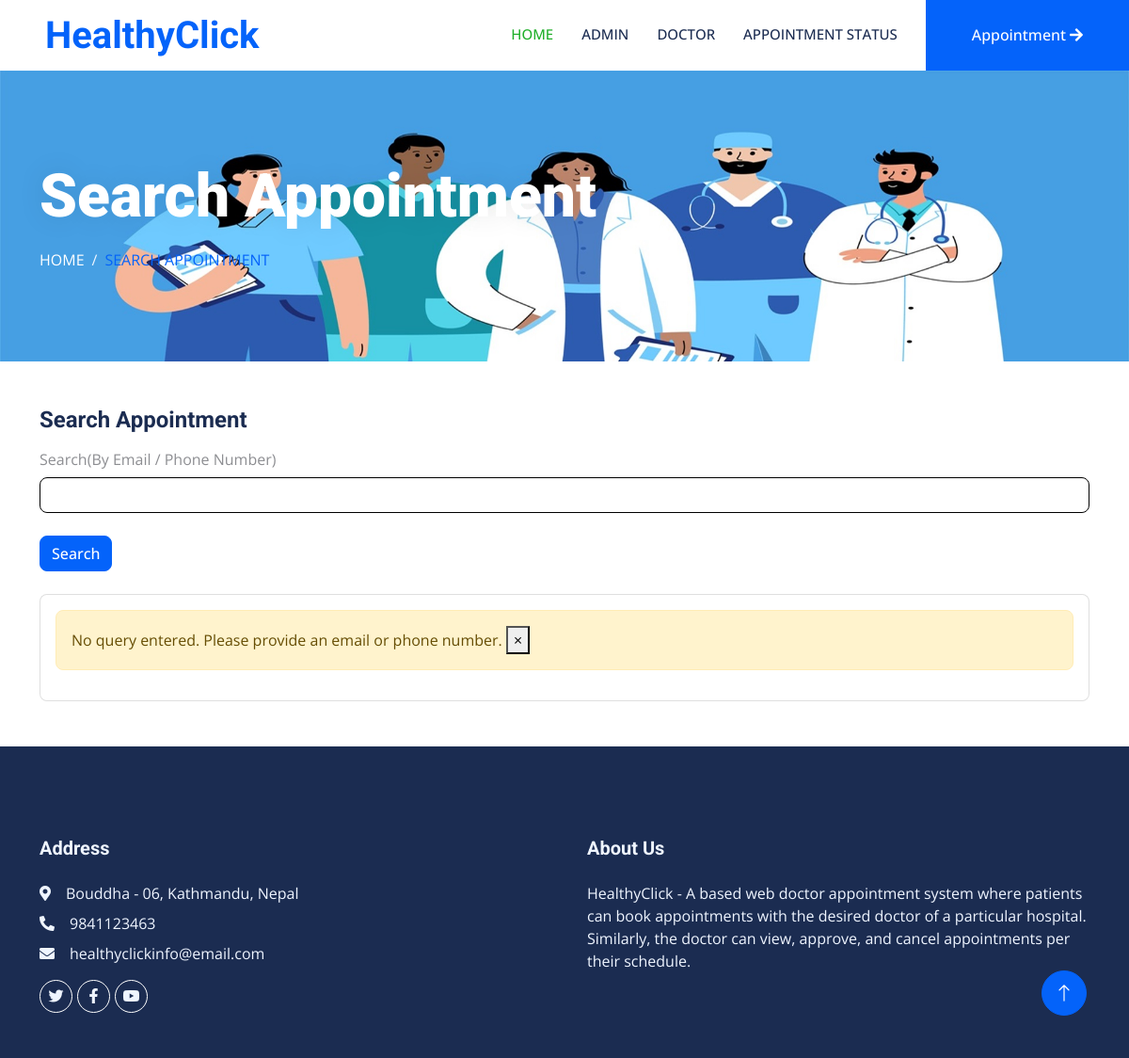
/User_SearchAppointment, run on an earlier commit of the app's database.
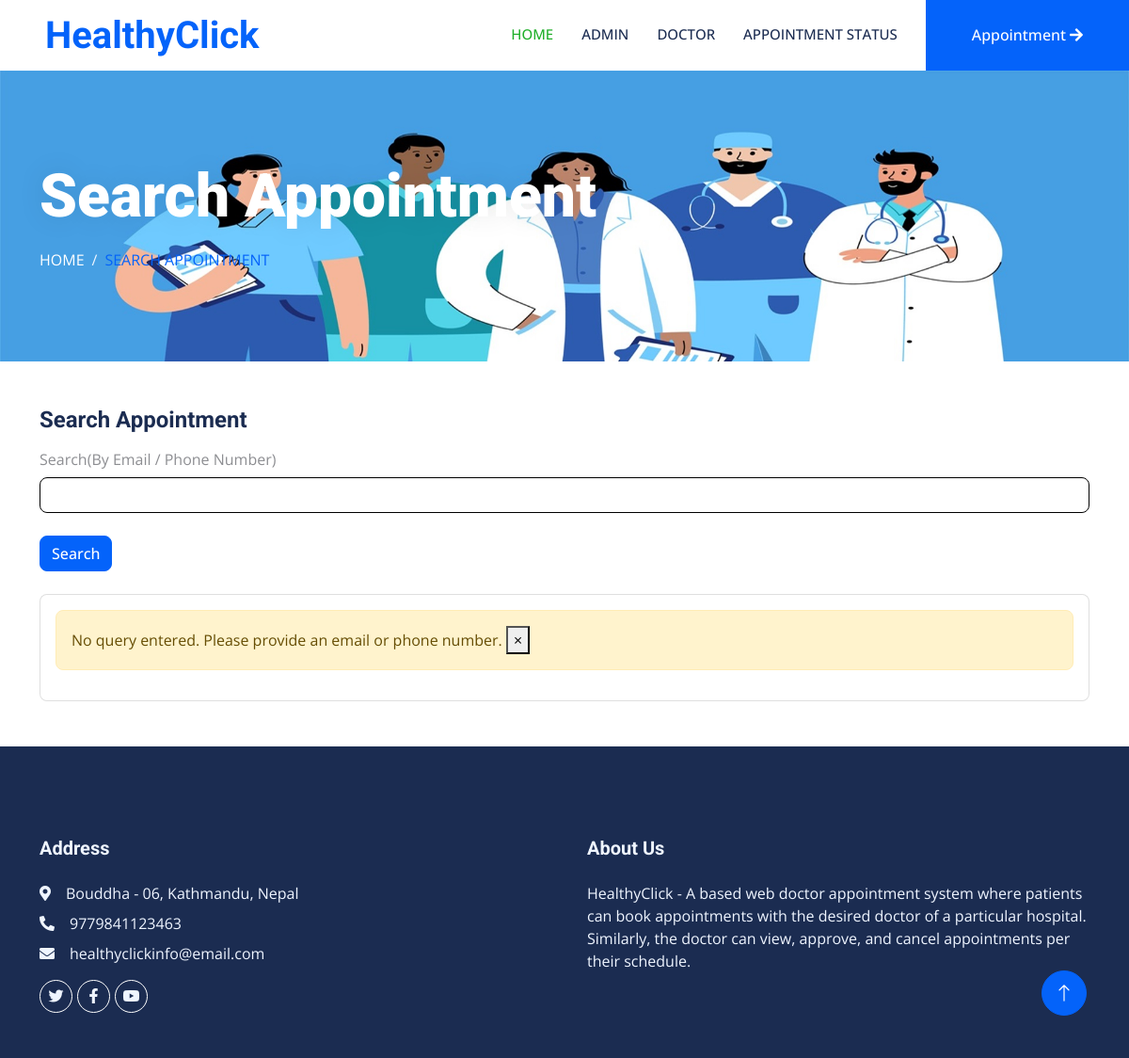
And on a later commit of the database.
### dasapp/models.py (models this page shows, shortened)
class Page(models.Model):
    pagetitle = models.CharField(max_length=250)
    address = models.CharField(max_length=250)
    aboutus = models.TextField()
    email = models.EmailField(max_length=200)
    mobilenumber = models.IntegerField(default=0)
    created_at = models.DateTimeField(auto_now_add=True)
    updated_at = models.DateTimeField(auto_now=True)

### docappsystem/userviews.py (the view)
def User_Search_Appointments(request):
    page = Page.objects.all()
    if request.method == "GET":
        query = request.GET.get('query', '')
        if query:
            email_pattern = r'^[\w\.-]+@[\w\.-]+\.\w+$'  # Regex for validating an email
            phone_pattern = r'^\d{10}$'  # Regex for exactly 10 digits
            if re.match(email_pattern, query):  # If it's a valid email
                patient = Appointment.objects.filter(email=query)
                messages.info(request, "Search results for email: " + query)
            elif re.match(phone_pattern, query):  # If it's a valid 10-digit phone number
                patient = Appointment.objects.filter(mobilenumber=query)
                messages.info(request, "Search results for phone number: " + query)
            else:
                patient = None
                messages.error(request, "Please enter a valid email or 10-digit phone number.")
            context = {'patient': patient, 'query': query, 'page': page}
            return render(request, 'search-appointment.html', context)
        else:
            messages.error(request, "No query entered. Please provide an email or phone number.")
            context = {'page': page}
            return render(request, 'search-appointment.html', context)
    context = {'page': page}
    return render(request, 'search-appointment.html', context)

### templates/search-appointment.html (shortened to what this page needs)
{% extends 'userbase.html' %}
{% load static %}
{% block content %}
<div class="container-fluid page-header py-5 mb-5 wow fadeIn" data-wow-delay="0.1s">
    <div class="container py-5">
        <h1 class="display-3 text-white mb-3 animated slideInDown">Search Appointment</h1>
        <nav aria-label="breadcrumb animated slideInDown">
            <ol class="breadcrumb text-uppercase mb-0">
                <li class="breadcrumb-item"><a class="text-white" href="{% url 'index' %}">Home</a></li>
                <li class="breadcrumb-item text-primary active" aria-current="page">Search Appointment</li>
            </ol>
        </nav>
    </div>
</div>
<div class="container-xxl py-12">
    <div class="container">
        <div class="row">
            <div class="col-sm-12">
                <div class="card-block">
                    <h4 class="sub-title">Search Appointment </h4>
                    <form  method="GET">
                        <div class="form-group row">
                            <label class="col-sm-12 col-form-label">Search(By Email / Phone Number)</label>
                            <br>
                            <div class="col-sm-12">
                                <input type="text" id="query" name="query" class="form-control" style="border: solid #000 1px;" required="">
                            </div>
                        </div>
                    <br>
                        <button type="submit" class="btn btn-primary btn-user btn-block">Search</button>
                                </form>
                                </div>
                                <br>
            <div class="card card-table">
            <div class="card-body">
                {% if messages %}
                {% for message in messages %}
                 {% if message.tags == 'error' %}
               <div class="alert alert-warning alert-dismissible fade show" role="alert">
              {{message}}
             <button type="button" class="close" data-dismiss="alert" aria-label="Close">
             <span aria-hidden="true">&times;</span>
                 </button>
                  </div>
               {% endif %}
               {% endfor %}
               {% endif %}
            </div>
            </div>
            </div>
            </div>
    </div>
</div>
{% endblock %}

### templates/userincludes/footer.html
{% load static %}
<div class="container-fluid bg-dark text-light footer mt-5 pt-5 wow fadeIn" data-wow-delay="0.1s">
    <div class="container py-5">
        <div class="row g-5">
            <div class="col-lg-6 col-md-6">
                <h5 class="text-light mb-4">Address</h5>
                {% for i in page %}
                <p class="mb-2"><i class="fa fa-map-marker-alt me-3"></i>{{i.address}}</p>
                <p class="mb-2"><i class="fa fa-phone-alt me-3"></i>{{i.mobilenumber}}</p>
                <p class="mb-2"><i class="fa fa-envelope me-3"></i>{{i.email}}</p>{% endfor %}
                <div class="d-flex pt-2">
                    <a class="btn btn-outline-light btn-social rounded-circle" href=""><i class="fab fa-twitter"></i></a>
                    <a class="btn btn-outline-light btn-social rounded-circle" href=""><i class="fab fa-facebook-f"></i></a>
                    <a class="btn btn-outline-light btn-social rounded-circle" href=""><i class="fab fa-youtube"></i></a>
                </div>
            </div>
            <div class="col-lg-6 col-md-6">
                <h5 class="text-light mb-4">About Us</h5>
                {% for i in page %}
                {{ i.aboutus }}{% endfor %}
            </div>
        </div>
    </div>
</div>
<a href="#" class="btn btn-lg btn-primary btn-lg-square rounded-circle back-to-top"><i class="bi bi-arrow-up"></i></a>

What changed in the data, as far as the page shows it:
changed Page "Bouddha - 06, Kathmandu, Nepal": mobilenumber "9841123463" → "9779841123463"
